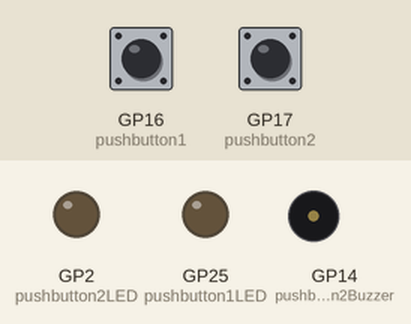
Simulated run of this program. Board: Raspberry Pi Pico running MicroPython. Shown: output pins drawn as LEDs (lit = HIGH), buzzer (waves = sounding, pin HIGH). The test bench sets the inputs (shaded band); at power-on: GP16 (pushbutton1) LOW, GP17 (pushbutton2) LOW.

Above: at 1.2 s.
1.3 s: GP16 (pushbutton1) pulled HIGH for 0.15 s
At 1.4 s:
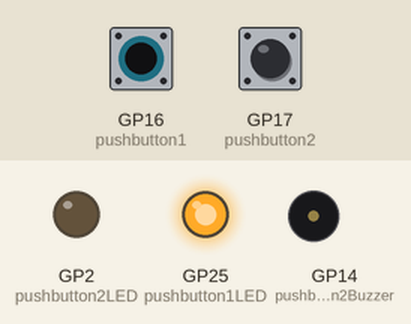
3.0 s: GP17 (pushbutton2) pulled HIGH for 0.15 s
At 3.1 s:
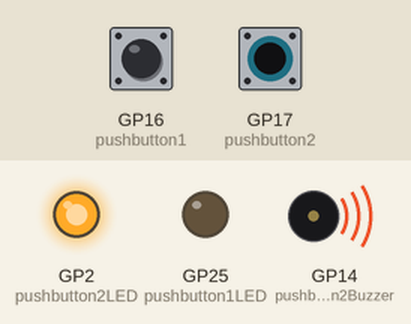
4.7 s: GP17 (pushbutton2) pulled HIGH for 3.2 s
At 8.5 s:
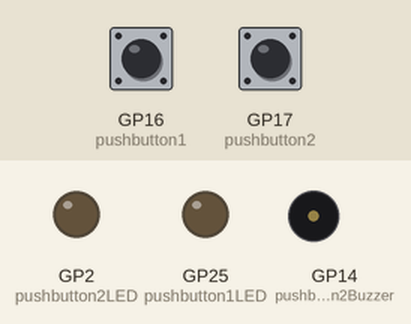
9.4 s: GP16 (pushbutton1) pulled HIGH for 3.2 s
At 9.8 s:
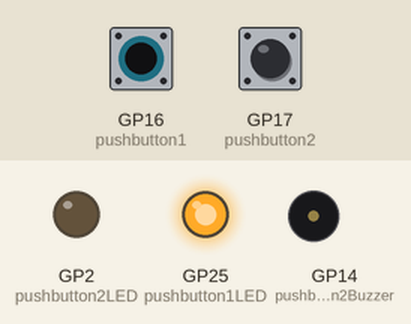
14.1 s: GP16 (pushbutton1) driven HIGH and GP17 (pushbutton2) driven HIGH
At 14.7 s:
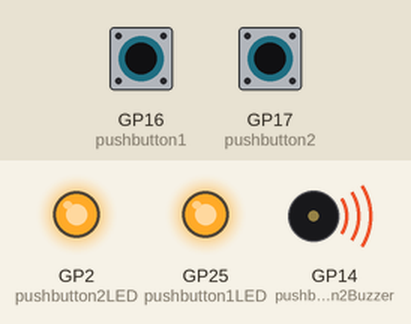
Timing chart, 0 to 16.6 s (numbered marks = the images above; inputs shaded):
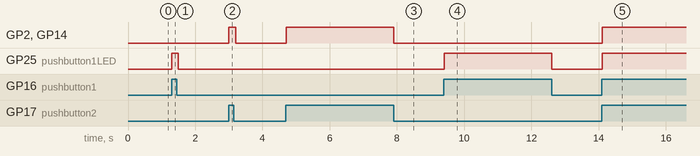

The program:

LEDonFromPushButtonAndBuzzerIF_ELSEpy.py
```python
from machine import Pin
import utime
pushbutton1= Pin(16, machine.Pin.IN,machine.Pin.PULL_DOWN)#GP16 is pin 21
# the open contacts of switch and pushbutton dont provide voltage to the Pico input
# it jumps around called floating.
# the pull down feature turns on a resistor between the input and GND so the input reads 0 (low) when not pushed
# the pull up feature turns on a resistor between the input and 3V so the input reads 1 (HIGH) when not pushed
pushbutton2= Pin(17, machine.Pin.IN,machine.Pin.PULL_DOWN)#GP17 is pin22

pushbutton1LED= Pin(25, machine.Pin.OUT)#GP25 is the Pico mounted LED
pushbutton2LED= Pin(2, machine.Pin.OUT)#GP2 is Pico pin 4
pushbutton2Buzzer= Pin(14, machine.Pin.OUT)#GP14 is Pico pin19

while True:
    if pushbutton1.value() ==1:
        pushbutton1LED.value(1)
    else:
        pushbutton1LED.value(0)
# if....else statement is shorter, Make NOte where the colons are in the staements
    if pushbutton2.value() ==1:
        pushbutton2LED.value(1)
        pushbutton2Buzzer.value(1)
    else:
        pushbutton2LED.value(0)
        pushbutton2Buzzer.value(0)

    utime.sleep(.1) # this is to help debounce the pushbutton
```

Measured:
- after the input at 1.3 s, GP25 (pushbutton1LED): LOW → HIGH at once, → LOW 0.20 s later
- after the input at 3.0 s, GP2 (pushbutton2LED), GP14 (pushbutton2Buzzer): LOW → HIGH at once, → LOW 0.20 s later
- after the input at 4.7 s, GP2 (pushbutton2LED), GP14 (pushbutton2Buzzer): LOW → HIGH at once, → LOW 3.2 s later
- after the input at 9.4 s, GP25 (pushbutton1LED): LOW → HIGH at once, → LOW 3.2 s later
- after the input at 14.1 s, GP2 (pushbutton2LED), GP25 (pushbutton1LED), GP14 (pushbutton2Buzzer): LOW → HIGH at once
